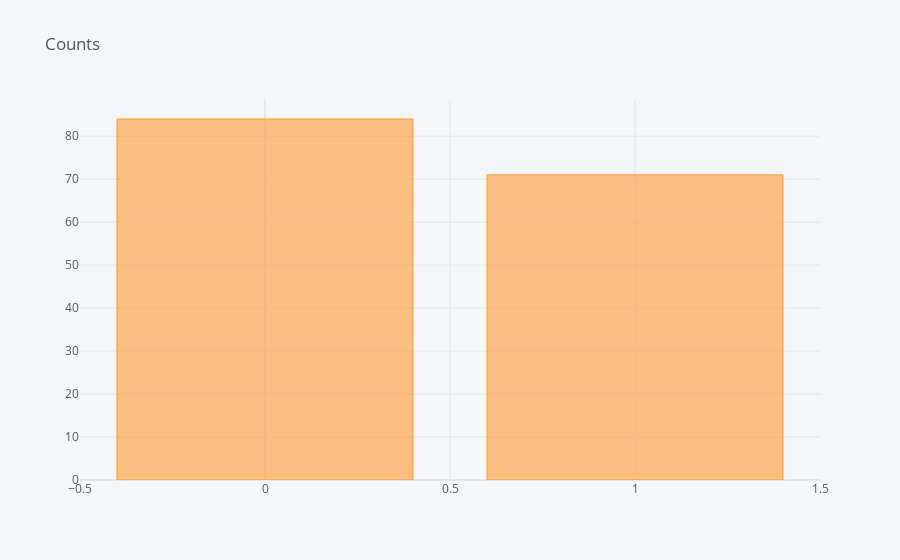

Source (notebook cell):
### Code cell
# Plot a Bar Chart depicting the count of each unique value in Gender column

df_labels['Gender'].value_counts().iplot(kind='bar',title='Counts')
plt.xlabel('Gender')
plt.ylabel('Count')
plt.show()

### Figure 1 — Plotly figure (JSON) as saved in the notebook; plotly's stock layout.template omitted (floating-point values rounded to 4 significant figures)
{"data": [{"marker": {"color": "rgba(255, 153, 51, 0.6)", "line": {"color": "rgba(255, 153, 51, 1.0)", "width": 1}}, "name": "Gender", "orientation": "v", "text": "", "type": "bar", "x": [0, 1], "y": [84, 71]}], "layout": {"legend": {"bgcolor": "#F5F6F9", "font": {"color": "#4D5663"}}, "paper_bgcolor": "#F5F6F9", "plot_bgcolor": "#F5F6F9", "title": {"font": {"color": "#4D5663"}, "text": "Counts"}, "xaxis": {"gridcolor": "#E1E5ED", "showgrid": true, "tickfont": {"color": "#4D5663"}, "title": {"font": {"color": "#4D5663"}, "text": ""}, "zerolinecolor": "#E1E5ED"}, "yaxis": {"gridcolor": "#E1E5ED", "showgrid": true, "tickfont": {"color": "#4D5663"}, "title": {"font": {"color": "#4D5663"}, "text": ""}, "zerolinecolor": "#E1E5ED"}}}
